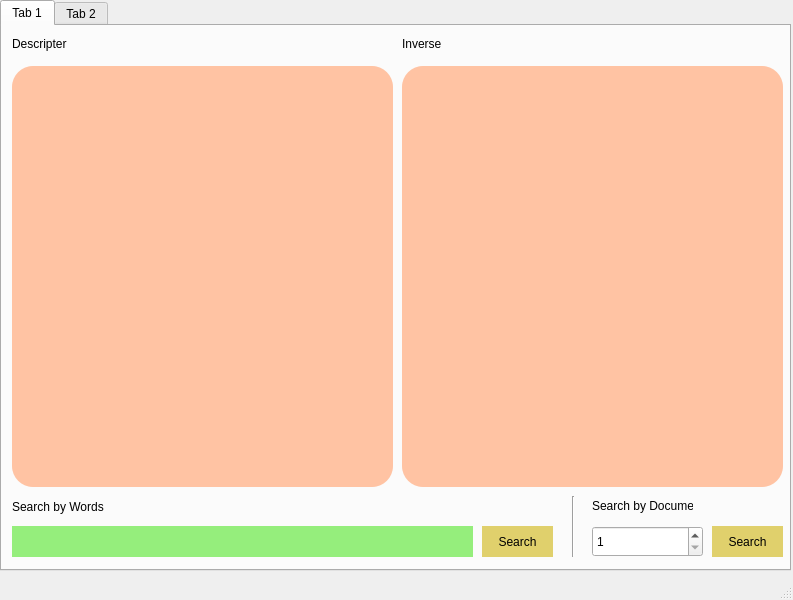
<?xml version="1.0" encoding="UTF-8"?>
<ui version="4.0">
 <class>MainWindow</class>
 <widget class="QMainWindow" name="MainWindow">
  <property name="geometry">
   <rect>
    <x>0</x>
    <y>0</y>
    <width>793</width>
    <height>600</height>
   </rect>
  </property>
  <property name="windowTitle">
   <string>MainWindow</string>
  </property>
  <widget class="QWidget" name="centralwidget">
   <widget class="QTabWidget" name="tabWidget">
    <property name="geometry">
     <rect>
      <x>0</x>
      <y>0</y>
      <width>791</width>
      <height>571</height>
     </rect>
    </property>
    <property name="currentIndex">
     <number>0</number>
    </property>
    <widget class="QWidget" name="tab">
     <attribute name="title">
      <string>Tab 1</string>
     </attribute>
     <widget class="QLabel" name="label">
      <property name="geometry">
       <rect>
        <x>10</x>
        <y>10</y>
        <width>121</width>
        <height>16</height>
       </rect>
      </property>
      <property name="text">
       <string>Descripter</string>
      </property>
     </widget>
     <widget class="QTableView" name="table_descripteur">
      <property name="geometry">
       <rect>
        <x>10</x>
        <y>40</y>
        <width>381</width>
        <height>421</height>
       </rect>
      </property>
      <property name="styleSheet">
       <string notr="true">border-radius: 21px;
background: #ffc3a3;
box-shadow: inset 8px 8px 16px #bf927a,
            inset -8px -8px 16px #fff4cc;
</string>
      </property>
     </widget>
     <widget class="QTableView" name="table_inverse">
      <property name="geometry">
       <rect>
        <x>400</x>
        <y>40</y>
        <width>381</width>
        <height>421</height>
       </rect>
      </property>
      <property name="styleSheet">
       <string notr="true">border-radius: 21px;
background: #ffc3a3;
box-shadow: inset 8px 8px 16px #bf927a,
            inset -8px -8px 16px #fff4cc;</string>
      </property>
     </widget>
     <widget class="QLabel" name="label_2">
      <property name="geometry">
       <rect>
        <x>400</x>
        <y>10</y>
        <width>121</width>
        <height>16</height>
       </rect>
      </property>
      <property name="text">
       <string>Inverse</string>
      </property>
     </widget>
     <widget class="QPlainTextEdit" name="text_recherche">
      <property name="geometry">
       <rect>
        <x>10</x>
        <y>500</y>
        <width>461</width>
        <height>31</height>
       </rect>
      </property>
      <property name="styleSheet">
       <string notr="true">border-radius: 50%;
background: #95ee7c;
box-shadow: inset 18px 18px 35px #6eb05c,
            inset -18px -18px 35px #bcff9c;</string>
      </property>
     </widget>
     <widget class="QPushButton" name="bouton_recherche_terme">
      <property name="geometry">
       <rect>
        <x>480</x>
        <y>500</y>
        <width>71</width>
        <height>31</height>
       </rect>
      </property>
      <property name="styleSheet">
       <string notr="true">border-radius: 50%;
background: #e0d06c;
box-shadow:  32px 32px 62px #a69a50,
             -32px -32px 62px #ffff88;</string>
      </property>
      <property name="text">
       <string>Search</string>
      </property>
     </widget>
     <widget class="QSpinBox" name="choix_docu">
      <property name="geometry">
       <rect>
        <x>590</x>
        <y>500</y>
        <width>111</width>
        <height>31</height>
       </rect>
      </property>
      <property name="minimum">
       <number>1</number>
      </property>
      <property name="maximum">
       <number>1460</number>
      </property>
     </widget>
     <widget class="QPushButton" name="bouton_recherche_docu">
      <property name="geometry">
       <rect>
        <x>710</x>
        <y>500</y>
        <width>71</width>
        <height>31</height>
       </rect>
      </property>
      <property name="styleSheet">
       <string notr="true">border-radius: 50%;
background: #e0d06c;
box-shadow:  32px 32px 62px #a69a50,
             -32px -32px 62px #ffff88;</string>
      </property>
      <property name="text">
       <string>Search</string>
      </property>
     </widget>
     <widget class="Line" name="line">
      <property name="geometry">
       <rect>
        <x>570</x>
        <y>470</y>
        <width>3</width>
        <height>61</height>
       </rect>
      </property>
      <property name="orientation">
       <enum>Qt::Vertical</enum>
      </property>
     </widget>
     <widget class="QLabel" name="label_3">
      <property name="geometry">
       <rect>
        <x>10</x>
        <y>470</y>
        <width>251</width>
        <height>21</height>
       </rect>
      </property>
      <property name="text">
       <string>Search by Words</string>
      </property>
     </widget>
     <widget class="QLabel" name="label_4">
      <property name="geometry">
       <rect>
        <x>590</x>
        <y>470</y>
        <width>101</width>
        <height>20</height>
       </rect>
      </property>
      <property name="text">
       <string>Search by Document</string>
      </property>
     </widget>
    </widget>
    <widget class="QWidget" name="tab_2">
     <attribute name="title">
      <string>Tab 2</string>
     </attribute>
     <widget class="QTableView" name="tableView_7">
      <property name="geometry">
       <rect>
        <x>10</x>
        <y>40</y>
        <width>381</width>
        <height>421</height>
       </rect>
      </property>
     </widget>
     <widget class="QLabel" name="label_13">
      <property name="geometry">
       <rect>
        <x>10</x>
        <y>470</y>
        <width>251</width>
        <height>21</height>
       </rect>
      </property>
      <property name="text">
       <string>Boolean Query Search</string>
      </property>
     </widget>
     <widget class="QLabel" name="label_14">
      <property name="geometry">
       <rect>
        <x>10</x>
        <y>10</y>
        <width>121</width>
        <height>16</height>
       </rect>
      </property>
      <property name="text">
       <string>Descripter</string>
      </property>
     </widget>
     <widget class="QPlainTextEdit" name="plainTextEdit_4">
      <property name="geometry">
       <rect>
        <x>10</x>
        <y>500</y>
        <width>691</width>
        <height>31</height>
       </rect>
      </property>
     </widget>
     <widget class="QPushButton" name="pushButton_7">
      <property name="geometry">
       <rect>
        <x>710</x>
        <y>500</y>
        <width>71</width>
        <height>31</height>
       </rect>
      </property>
      <property name="text">
       <string>Search</string>
      </property>
     </widget>
     <widget class="QLabel" name="label_15">
      <property name="geometry">
       <rect>
        <x>400</x>
        <y>10</y>
        <width>121</width>
        <height>16</height>
       </rect>
      </property>
      <property name="text">
       <string>Inverse</string>
      </property>
     </widget>
     <widget class="QTableView" name="tableView_8">
      <property name="geometry">
       <rect>
        <x>400</x>
        <y>40</y>
        <width>381</width>
        <height>421</height>
       </rect>
      </property>
     </widget>
    </widget>
   </widget>
  </widget>
  <widget class="QMenuBar" name="menubar">
   <property name="geometry">
    <rect>
     <x>0</x>
     <y>0</y>
     <width>793</width>
     <height>21</height>
    </rect>
   </property>
  </widget>
  <widget class="QStatusBar" name="statusbar"/>
 </widget>
 <resources/>
 <connections/>
</ui>
